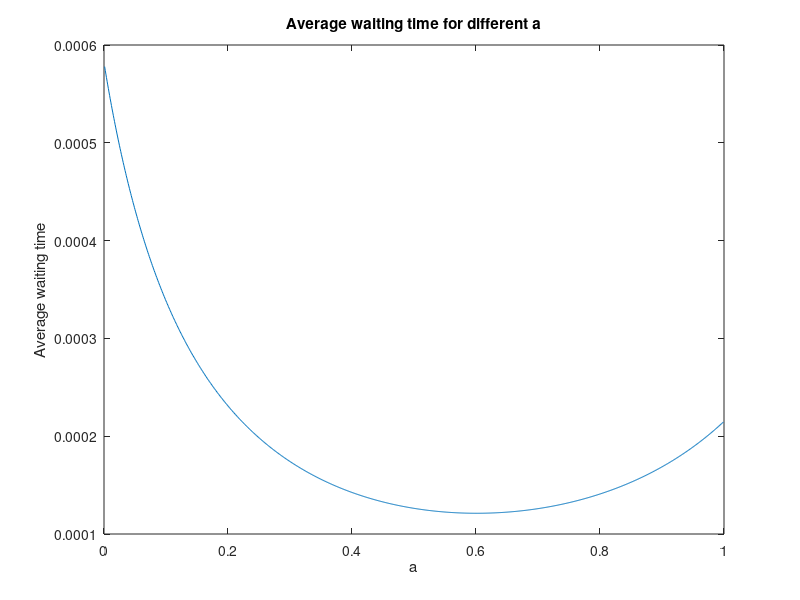

This figure's MATLAB source:
pkg load queueing;

clear all; close all; clc;

a=0.001:0.001:0.999;
lambda=10000;
m1=(15*10^6)/128/8;
m2=(12*10^6)/128/8;
lambda1=lambda.*a;
lambda2=lambda.*(1-a);

[U1,R1,Q1,X1]=qsmm1(lambda1,m1);
[U2,R2,Q2,X2]=qsmm1(lambda2,m2);

R=a.*R1+(1-a).*R2;
[minR,mina]=min(R);

figure(1);
plot(a,R);
title("Average waiting time for different a");
xlabel("a"); ylabel("Average waiting time");

printf("Minimum average waiting time is %d for a=%d\n",minR,a(mina));